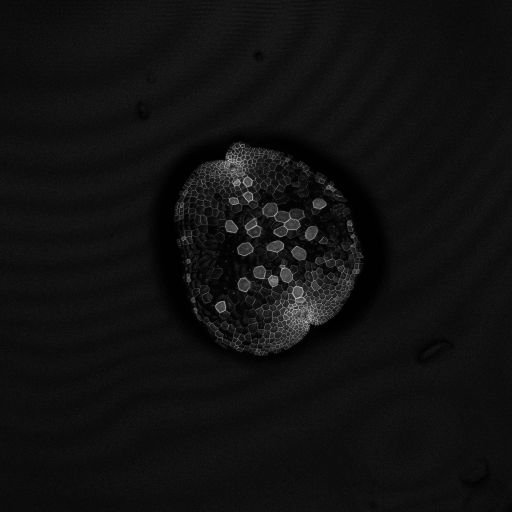
#> input picture deep-learning-marchantia/marchantia_images/g2_t002_c001.png, 1024 x 1024 px, found by its file name (shown at 1/2 size)
$ python cropping.py
#> lines starting #> are read from the running program, lines starting #| are printed output that depends on the picture; pictures that were not available may be replaced by others from this repository, and a replacement may not be noted
from PIL import Image

# img = Image.open('../../colon_seg/data/marchantia_imgs/g2_t017_c001.png')
# gt_img = Image.open('../../colon_seg/data/marchantia_gt/invert_g2_t017_c001.png')
ins_img = Image.open('../../instance_segmentation/marchantia_data/marchantia_ins_gt/g2_t002_c001.png')
#> ins_img is the input picture: PIL image 1024x1024 L; min 0, max 229, mean 16.9
sem_img = Image.open('../../instance_segmentation/marchantia_data/marchantia_sem_gt/invert_g2_t002_c001.png')
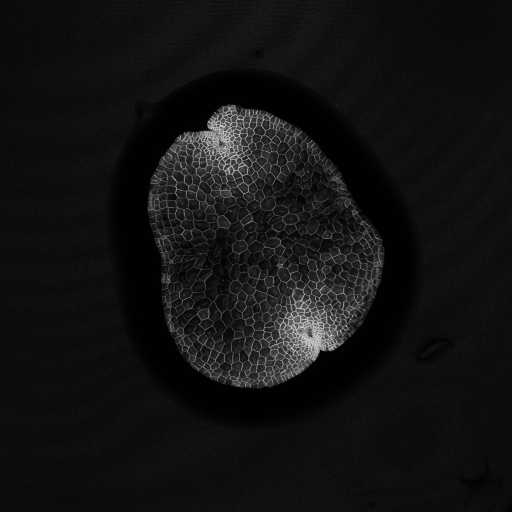
#> input picture deep-learning-marchantia/marchantia_images/g2_t017_c001.png, 1024 x 1024 px, given in place of invert_g2_t002_c001.png, which was not available (shown at 1/2 size)
#> sem_img is the input picture: PIL image 1024x1024 L; min 0, max 236, mean 18.3

assert ins_img.size == sem_img.size

(imwidth, imheight) = sem_img.size
#> imwidth = 1024; imheight = 1024

imsize = 128

for i in range((int)(imwidth / imsize)):
    for j in range((int)(imwidth / imsize)):
        # img_cropped = img.crop((i*imsize, j*imsize, i*imsize + imsize, j*imsize + imsize))
        # gt_img_cropped = gt_img.crop((i*imsize, j*imsize, i*imsize + imsize, j*imsize + imsize))
        ins_img_cropped = ins_img.crop((i*imsize, j*imsize, i*imsize + imsize, j*imsize + imsize))
        sem_img_cropped = sem_img.crop((i*imsize, j*imsize, i*imsize + imsize, j*imsize + imsize))
        color_extrema = sem_img_cropped.convert("L").getextrema()
        if not (color_extrema[0] == color_extrema[1]):
                # img_cropped.save('../../colon_seg/data/cropped_imgs/17_{:2d}_cropped.png'.format(i + j*8))
                # gt_img_cropped.save('../../colon_seg/data/inverted_gt/17_{:2d}_cropped.png'.format(i + j*8))
                ins_img_cropped.save('../../instance_segmentation/marchantia_data/all_cropped_gt/2_{:2d}_cropped.png'.format(i + j*8))
#> this loop made 8 passes
#> pass 1, `ins_img_cropped.save('../../instance_segmentation/marchantia_data/all_..`:
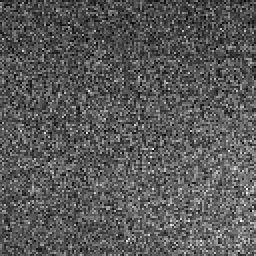
#> saved as 2_ 0_cropped.png: PIL image 128x128 L (shown 2 times larger); min 3, max 33, mean 13.5; drawn with min black and max white
#> pass 1, `ins_img_cropped.save('../../instance_segmentation/marchantia_data/all_..`:
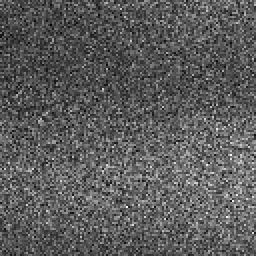
#> saved as 2_ 8_cropped.png: PIL image 128x128 L (shown 2 times larger); min 3, max 35, mean 14.6; drawn with min black and max white
#> pass 1, `ins_img_cropped.save('../../instance_segmentation/marchantia_data/all_..`:
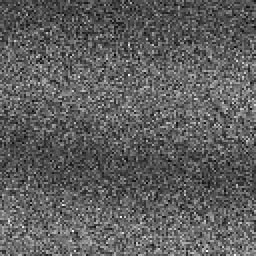
#> saved as 2_16_cropped.png: PIL image 128x128 L (shown 2 times larger); min 3, max 37, mean 15.6; drawn with min black and max white
#> pass 1, `ins_img_cropped.save('../../instance_segmentation/marchantia_data/all_..`:
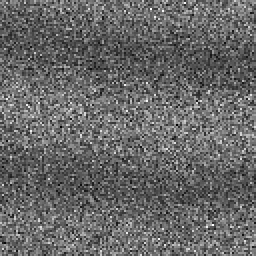
#> saved as 2_24_cropped.png: PIL image 128x128 L (shown 2 times larger); min 3, max 35, mean 16.1; drawn with min black and max white
#> after the loop:
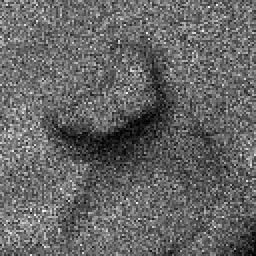
#> ins_img_cropped: PIL image 128x128 L (shown 2 times larger); min 1, max 30, mean 12.6; drawn with min black and max white
